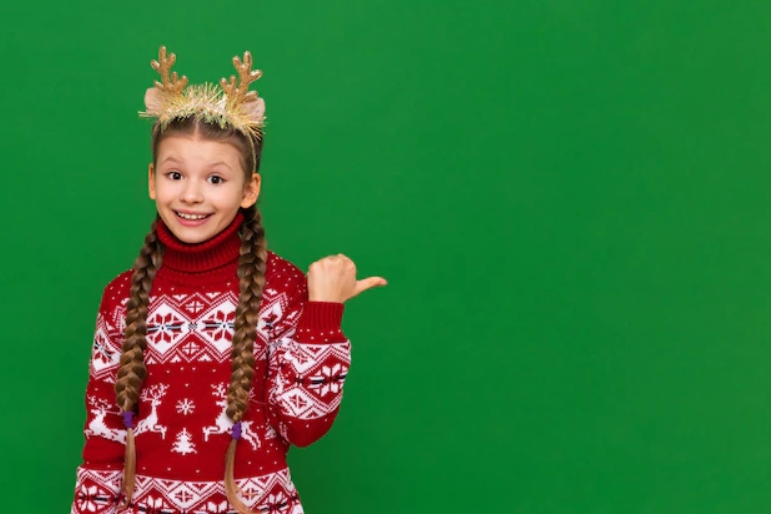
#> input picture DIP/DIP实验5/green.png, 771 x 514 px
$ python task3_1.py
#> lines starting #> are read from the running program, lines starting #| are printed output that depends on the picture; after the words box and inside, x2 and y2 are one past the last pixel; in counts of white or black regions, pixels touching at a corner belong together
#> further down, person_img is the input picture: shape (514, 771, 3); mean B, G, R 55.5, 117.9, 46
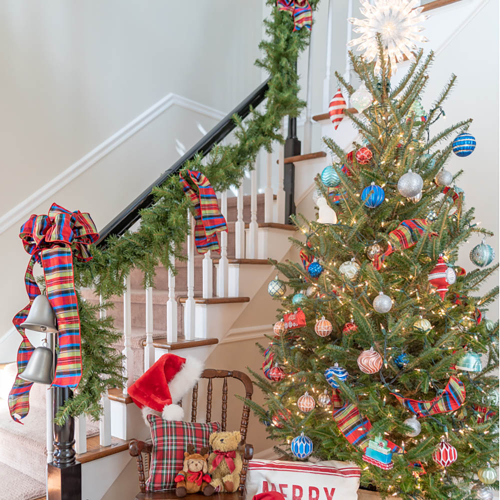
#> input picture DIP/DIP实验5/tree.jpg, 1000 x 1000 px (shown at 1/2 size)
#> further down, background_img is the input picture: shape (1000, 1000, 3); mean B, G, R 134.8, 148.4, 160.2
# 数字图像处理-实验5
# 任务3.1-将green绿幕图片中的人物抠出，并融合到tree背景图片中，力求融合结果自然
# ---------------------导入库------------------------------------------
# coding:utf-8
import cv2 as cv
import numpy as np
from matplotlib import pyplot as plt

# ---------------------用双线性插值法实现图片放大------------------------------------------
def Bilinear(img, bigger_height, bigger_width, channels):
    # 空图预处理
#> called with bigger_height = 514, bigger_width = 771, channels = 3
    bilinear_img = np.zeros(shape=(bigger_height, bigger_width, channels), dtype=np.uint8)

    # 遍历，range中不包括第二个参数的值，即范围不包括bigger_height与bigger_width
    for i in range(0, bigger_height):
        for j in range(0, bigger_width):
            row = (i / bigger_height) * img.shape[0]
            col = (j / bigger_width) * img.shape[1]

            # int（）去尾法
            row_int = int(row)
            col_int = int(col)
            # 计算长宽参数的差值
            u = row - row_int
            v = col - col_int

            # 防止内插时数组下标防越界故自减 1
            if row_int == img.shape[0] - 1:
                row_int -= 1
            if col_int == img.shape[1] - 1:
                col_int -= 1

            # 双线性插值法做线性内插，即做三次单线性插值，四个顶点带权重的公式
            bilinear_img[i][j] = (1 - u) * (1 - v) * img[row_int][col_int] + (1 - u) * v * img[row_int][col_int + 1] \
                                 + u * (1 - v) * img[row_int + 1][col_int] + u * v * img[row_int + 1][col_int + 1]
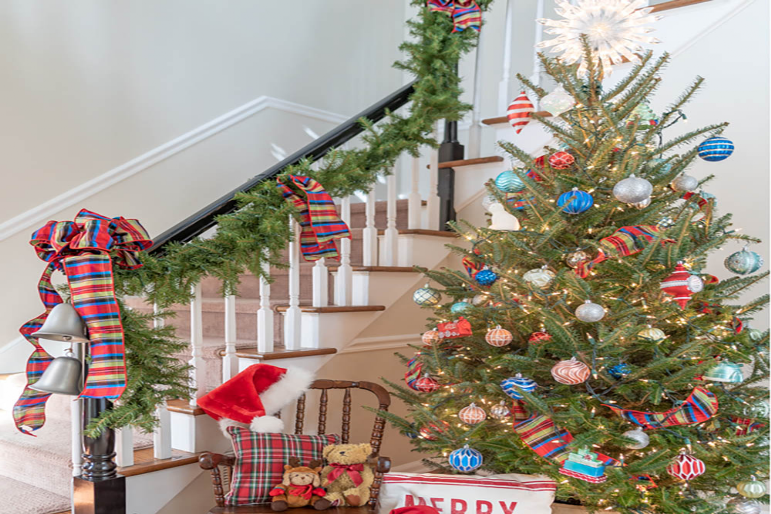
#> bilinear_img: shape (514, 771, 3); mean B, G, R 134.5, 148, 159.8

    return bilinear_img


# ---------------------设计绿幕抠图融合函数------------------------------------------
def green_screen_extraction(person, background):
    # 读取绿幕背景图像和人物图像
    green_screen_background = background
    person_image = person

    # 转换绿幕背景图像和人物图像为相同的大小
    # shape 属性返回一个包含图像尺寸信息的元组，通常是 (高度, 宽度, 通道数)； resize 函数其中参数表示新图像的宽度和高度
    # 用OpenCv自带函数改图片尺寸（默认使用双线性插值法，可根据参数自行设定）：
    # green_screen_background = cv.resize(green_screen_background, (person_image.shape[1], person_image.shape[0]))
    # 用实验2编写函数改图片尺寸：
    green_screen_background = Bilinear(green_screen_background, person_image.shape[0], person_image.shape[1],
                                       person_image.shape[2])

    # 提取绿幕中的人物部分
    lower_green = np.array([30, 40, 40])  # 绿色的下限
    upper_green = np.array([75, 255, 255])  # 绿色的上限

    # 将绿幕图像转换为HSV颜色空间
    person_image_hsv = cv.cvtColor(person_image, cv.COLOR_BGR2HSV)
#> person_image_hsv: shape (514, 771, 3); mean H, S, V 77.6, 210.4, 134.6

    # 创建掩码
    # 这个掩码将标识出HSV图像中在绿幕颜色范围内的像素，形成一个二值掩码，其中绿幕部分为白色（255），非绿幕部分为黑色（0）。
    mask = cv.inRange(person_image_hsv, lower_green, upper_green)
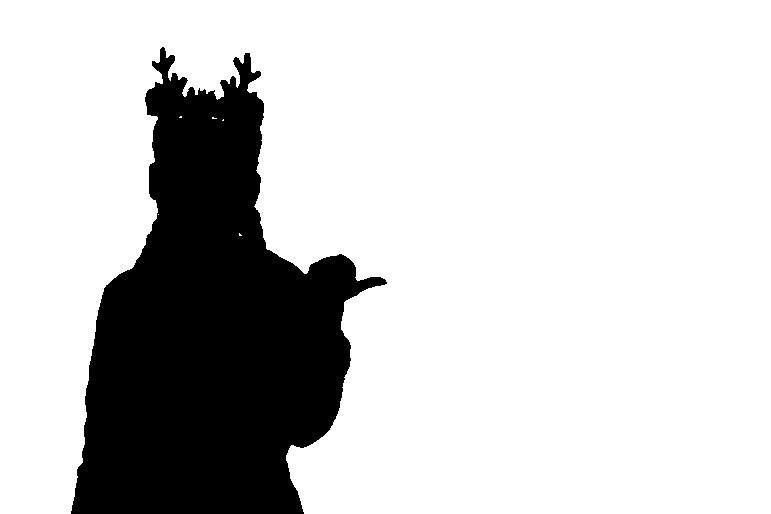
#> mask: shape (514, 771); 79.5% white; 1 black region, box (x1, y1, x2, y2) and area: (71, 47, 387, 514) 81127

    mask = cv.medianBlur(mask, 5)  # 使用5x5的中值滤波
#> mask: shape (514, 771); 79.5% white; 1 black region, box (x1, y1, x2, y2) and area: (71, 48, 386, 514) 81148

    # 反转掩码
    # 使白色（255）变成黑色（0），黑色（0）变成白色（255）。
    # 即绿幕部分为黑色（0），非绿幕部分为白色（255）
    mask_inverted = cv.bitwise_not(mask)

    # 从人物图像中提取人物区域
    # 将保留掩码中标记为1的部分，而将标记为0的部分置零，也就是去掉掩码所表示的区域
    person_no_background = cv.bitwise_and(person_image, person_image, mask=mask_inverted)
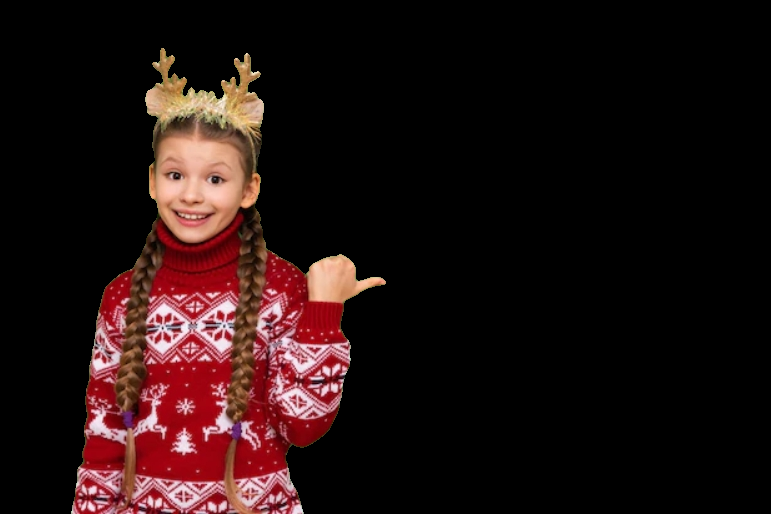
#> person_no_background: shape (514, 771, 3); mean B, G, R 15.8, 16.5, 33.2

    # 从背景图中去除即将融合的人物所在的区域
    background_no_green = cv.bitwise_and(green_screen_background, green_screen_background, mask=mask)
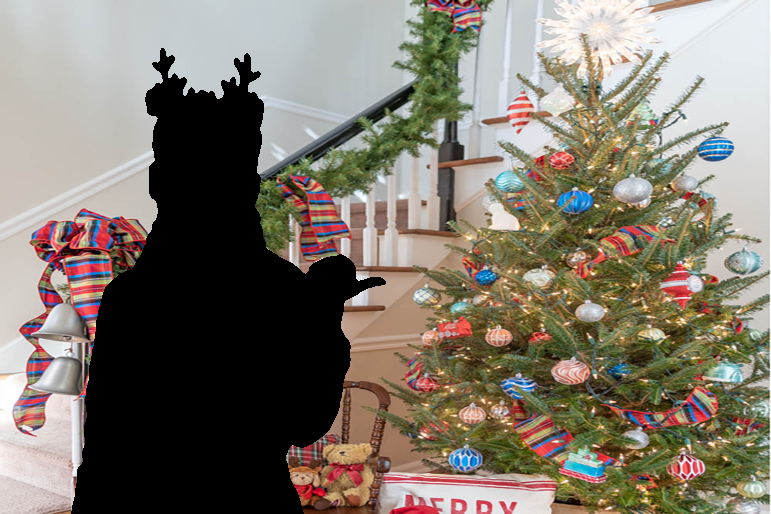
#> background_no_green: shape (514, 771, 3); mean B, G, R 108.7, 120.2, 128

    # 合并人物图像和背景图像
    result = cv.add(person_no_background, background_no_green)
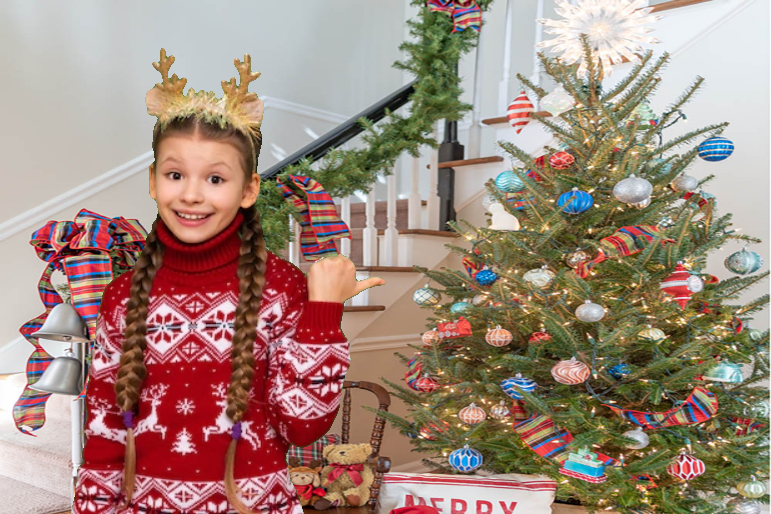
#> result: shape (514, 771, 3); mean B, G, R 124.5, 136.6, 161.2

    return result


# ---------------------用图片进行测试------------------------------------------
# 导入图片
person_img = cv.imread('green.png')
background_img = cv.imread('tree.jpg')
# 调用抠图函数
result_img = green_screen_extraction(person_img, background_img)
# 保存图片
cv.imwrite('composite_result.jpg', result_img)

# 将融合后图片平滑，使其自然
# 选择要应用高斯模糊的内核大小，可以根据需要调整
kernel_size = (5, 5)
# 使用高斯模糊平滑图像，减少边缘效应
smoothed_image = cv.GaussianBlur(result_img, kernel_size, 0)
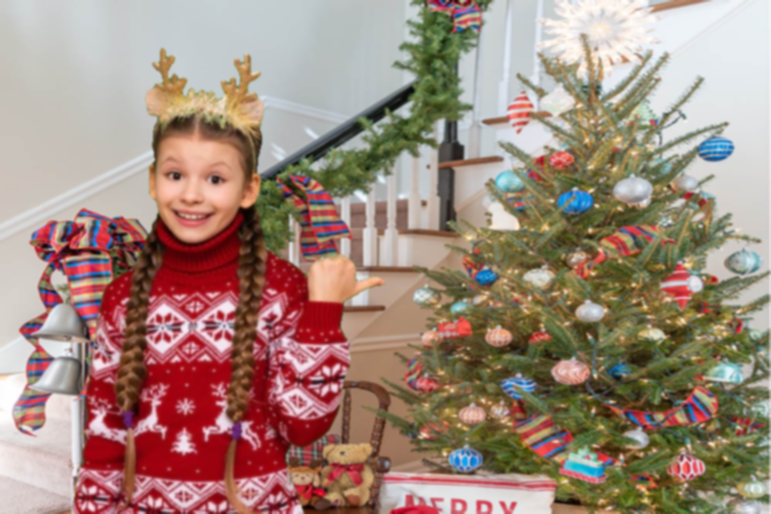
#> smoothed_image: shape (514, 771, 3); mean B, G, R 124.5, 136.6, 161.2
# 保存图片
cv.imwrite('Smoothed Image.jpg', smoothed_image)

# 生成最终效果图
result_img_plt = cv.cvtColor(result_img, cv.COLOR_BGR2RGB)
smoothed_image_plt = cv.cvtColor(smoothed_image, cv.COLOR_BGR2RGB)
background_img_plt = cv.cvtColor(background_img, cv.COLOR_BGR2RGB)
person_img_plt = cv.cvtColor(person_img, cv.COLOR_BGR2RGB)

plt.figure(figsize=(8, 8))  # 创建了一个新的图形窗口，并指定了图形的大小为8x8英寸
plt.subplot(221)  # 创建一个包含多个子图的图形
# 第一个数字 2：表示整个图形分为2行。
# 第二个数字 2：表示整个图形分为2列。
# 第三个数字 1：表示当前子图位于第1个位置。
plt.title('result:')
plt.xticks([]), plt.yticks([])  # 不显示x轴y轴数据
plt.imshow(result_img_plt)

plt.subplot(222)
plt.title('Smoothed result:')
plt.xticks([]), plt.yticks([])  # 不显示x轴y轴数据
plt.imshow(smoothed_image_plt)

plt.subplot(223)
plt.title('background:')
plt.xticks([]), plt.yticks([])  # 不显示x轴y轴数据
plt.imshow(background_img_plt)

plt.subplot(224)
plt.title('person:')
plt.xticks([]), plt.yticks([])  # 不显示x轴y轴数据
plt.imshow(person_img_plt)

plt.show()
